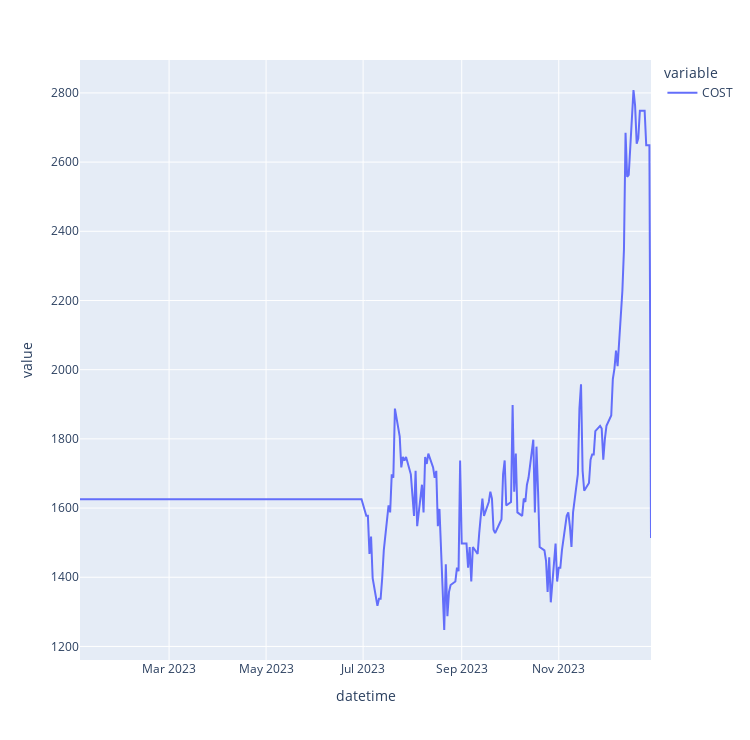

Source (notebook cell):
### Code cell
plot_data = pm._equity['COST']#['2024-01-03':'2024-02-28']
fig = px.line(plot_data)
fig.update_layout(width = 750, height = 740)
fig.show()

# equity.BA.plot()
#.plot()

### Figure 1 — Plotly figure (JSON) as saved in the notebook; plotly's stock layout.template omitted (floating-point values rounded to 4 significant figures; data arrays with more than 128 entries replaced by an {"elided": "..."} marker saying what was removed)
{"data": [{"hovertemplate": "variable=COST<br>datetime=%{x}<br>value=%{y}<extra></extra>", "legendgroup": "COST", "line": {"color": "#636efa", "dash": "solid"}, "marker": {"symbol": "circle"}, "mode": "lines", "name": "COST", "orientation": "v", "showlegend": true, "type": "scatter", "x": {"elided": "258 str values"}, "xaxis": "x", "y": {"elided": "258 float values"}, "yaxis": "y"}], "layout": {"height": 740, "legend": {"title": {"text": "variable"}, "tracegroupgap": 0}, "margin": {"t": 60}, "width": 750, "xaxis": {"anchor": "y", "domain": [0, 1], "title": {"text": "datetime"}}, "yaxis": {"anchor": "x", "domain": [0, 1], "title": {"text": "value"}}}}
